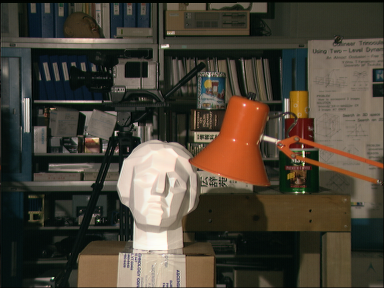
#> input picture assets/captures/roomL.png, 384 x 288 px
$ python depth_array_demo.py
#> lines starting #> are read from the running program, lines starting #| are printed output that depends on the picture; long printed decimals are rounded
import numpy as np
import cv2
from matplotlib import pyplot as plt
import math


def depth_array_demo(capture_name, capture_format):
#> called with capture_name = 'room', capture_format = 'png'
    capture_left = cv2.imread(f'../assets/captures/{capture_name}L.{capture_format}', 0)
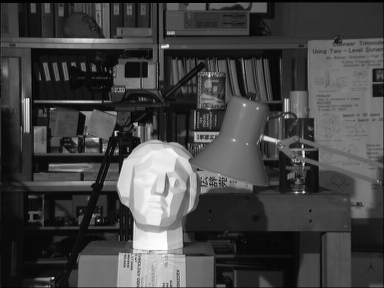
#> capture_left: shape (288, 384); min 0, max 253, mean 67.8
    capture_right = cv2.imread(f'../assets/captures/{capture_name}R.{capture_format}', 0)
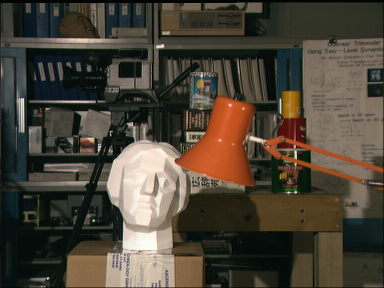
#> input picture assets/captures/roomR.png, 384 x 288 px
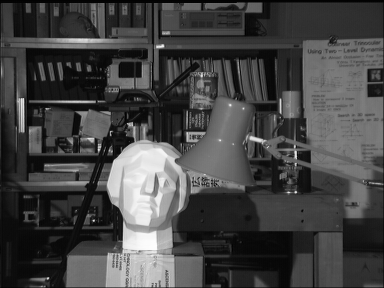
#> capture_right: shape (288, 384); min 0, max 253, mean 68.2

    # initiate and StereoBM object
    stereo = cv2.StereoBM_create(numDisparities=16, blockSize=15)

    # compute the disparity map
    disparity = stereo.compute(capture_left, capture_right)
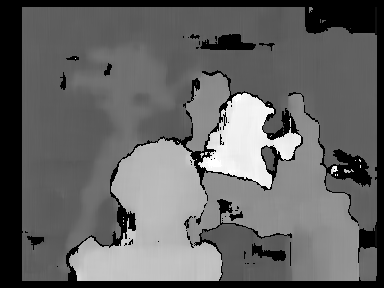
#> disparity: shape (288, 384) int16; min -16, max 240, mean 85; drawn with min black and max white
    height, width = disparity.shape
#> height = 288; width = 384

    disparity_grid = blockfy(disparity, math.ceil(height / 4), math.ceil(width / 4))
    depth_array = list(grid.mean() for grid in disparity_grid)
    min_depth = min(depth_array)
    max_depth = max(depth_array)
    percentage_depth_array = list(round((depth - min_depth) / (max_depth - min_depth) * 100) for depth in depth_array)

    print("Raw mean depth per grid")
    print(np.array(depth_array).reshape((4, 4)))
    print()
    print("Relative percentage per grid")
    print(np.array(percentage_depth_array).reshape((4, 4)))

    plt.imshow(disparity, 'gray')
    plt.show()


def blockfy(array, row_size, column_size):
#> called with row_size = 72, column_size = 96
    m = array.shape[0]  # image row size
#> m = 288
    n = array.shape[1]  # image column size
#> n = 384

    # pad array with NaNs so it can be divided by p row-wise and by q column-wise
    bpr = ((m - 1) // row_size + 1)  # blocks per row
#> bpr = 4
    bpc = ((n - 1) // column_size + 1)  # blocks per column
#> bpc = 4
    M = row_size * bpr
#> M = 288
    N = column_size * bpc
#> N = 384

    A = np.nan * np.ones([M, N])
    A[:array.shape[0], :array.shape[1]] = array

    block_list = []
    for row_block in range(bpc):
        previous_row = row_block * row_size
        for column_block in range(bpr):
            previous_column = column_block * column_size
            block = A[previous_row:previous_row + row_size, previous_column:previous_column + column_size]
            # remove nan columns and nan rows
            nan_cols = np.all(np.isnan(block), axis=0)
            block = block[:, ~nan_cols]
            nan_rows = np.all(np.isnan(block), axis=1)
            block = block[~nan_rows, :]
            # append
            if block.size:
                block_list.append(block)
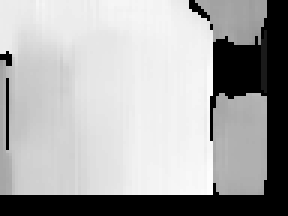
#> block: shape (72, 96) float64 (shown 3 times larger); min -16, max 139, mean 87.5; drawn with min black and max white
#> after the loop, block_list = 16 items

    return block_list


if __name__ == '__main__':
    capture_name = 'room'
    capture_format = 'png'
    depth_array_demo(capture_name, capture_format)
#> in depth_array_demo, `depth_array = list(grid.mean() for grid in disparity_grid)`: depth_array = [50.13, 71.96, 59.51, 40.93, 56.98, 85.55, 127.3, 79.23, 57.79, 141.9, 140.8, 83.55, 58.58, 135.8, 83.02, 87.47]
#> in depth_array_demo, `min_depth = min(depth_array)`: min_depth = 40.93
#> in depth_array_demo, `max_depth = max(depth_array)`: max_depth = 141.9
#> in depth_array_demo, `percentage_depth_array = list(round((depth - min_depth) / (max_depth -..`: percentage_depth_array = [9, 31, 18, 0, 16, 44, 85, 38, 17, 100, 99, 42, 17, 94, 42, 46]
#| [[ 50.134  71.960  59.506  40.932]
#|  [ 56.976  85.546 127.252  79.227 ]
#|  [ 57.791 141.920 140.773   83.554]
#|  [ 58.579  135.775  83.020  87.467]]
#| [[  9  31  18   0]
#|  [ 16  44  85  38]
#|  [ 17 100  99  42]
#|  [ 17  94  42  46]]
